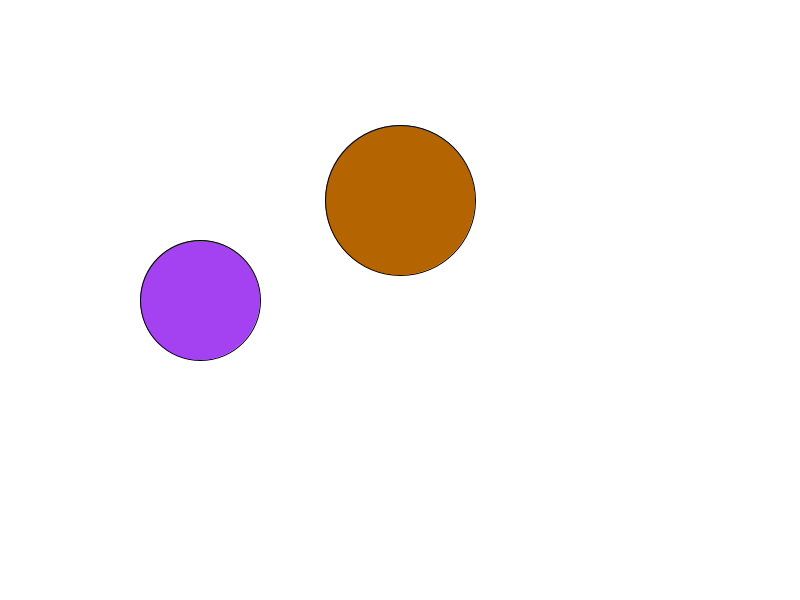
Frame 1 (no input)
Frame 60 (the mouse pressed at the canvas centre just before this capture): identical to frame 1, image omitted
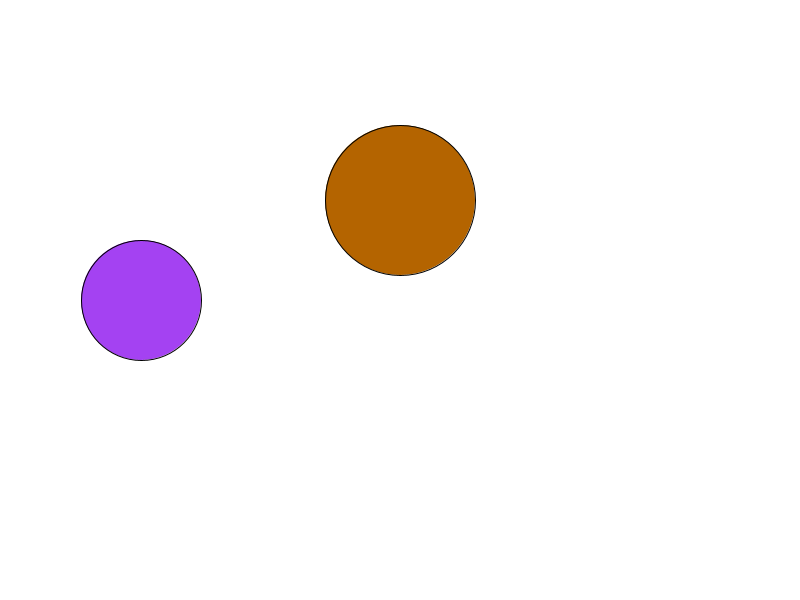
Frame 120 (the mouse held since frame 60 and released just before this capture)

The Processing sketch that drew these frames (run headless with seeded random() and noise(); from frame 60 on, the mouse is pressed at the canvas centre):

// Processing sketch: sketch_140626_class_ball
// ── sketch_140626_class_ball.pde
Ball fussball;

Ball basketball;

void setup() {
  size(800, 600);

  fussball = new Ball(200, 300, 120);
  //fussball.c = color(100, 100, 150);
  /*
  fussball.xPos = 200;
   fussball.yPos = 300;
   fussball.durchmesser = 120;
   */

  basketball = new Ball(400, 200, 150);
  basketball.c = color(180, 100, 0);
  /*
  basketball.xPos = 400;
   basketball.yPos = 200;
   basketball.durchmesser = 150;
   */
}

void draw() {
  background(255);
  fussball.render();

  basketball.render();
  
  if(mousePressed){
    fussball.moveLeft();
  }
  
  if(keyPressed){
    basketball.moveRight();
  }
  
  /*
  fill(basketball.c);
  ellipse(basketball.xPos, basketball.yPos, basketball.durchmesser, basketball.durchmesser);
  */
}



// ── Ball.pde
class Ball {
  float xPos;
  float yPos;
  float durchmesser;
  color c = color(255, 0, 0);

  Ball(float _xPos, float _yPos, float _durchmesser) {
    xPos = _xPos;
    yPos = _yPos;
    durchmesser = _durchmesser;
    // zufälliger farbton für neuen ball
    c = color(random(255), random(255), random(255));
  }

  void render() {
    fill(c);
    ellipse(xPos, yPos, durchmesser, durchmesser);
  }

  void moveLeft() {
    xPos = xPos -1;
  }
  void moveRight() {
    xPos = xPos +1;
  }
}
